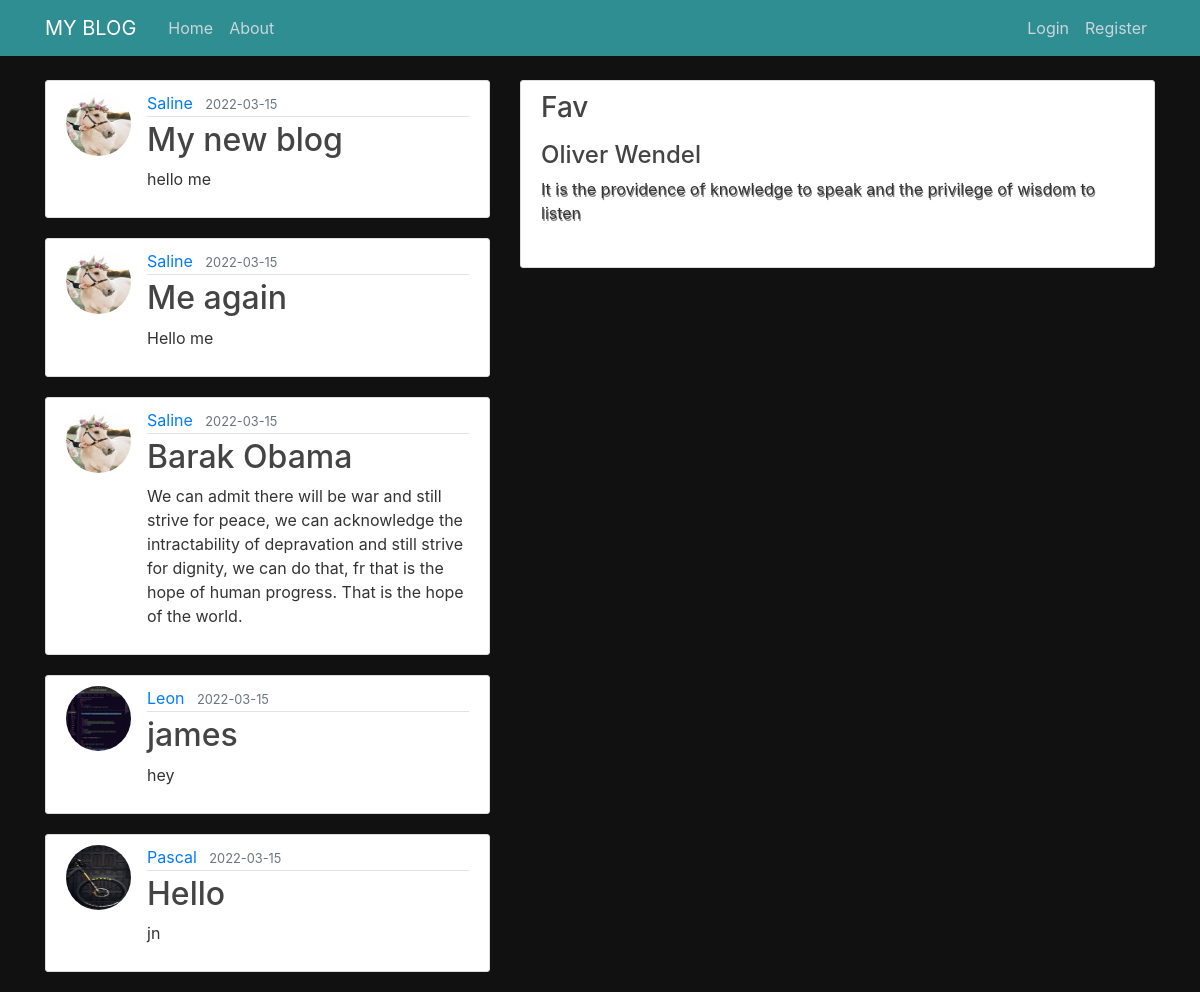
/index, run on the app's committed database.
### blog/models.py (models this page shows, shortened)
class Post(db.Model):
    id = db.Column(db.Integer, primary_key=True)
    title = db.Column(db.String(100), nullable=False)
    date_posted = db.Column(db.DateTime, nullable=False, default=datetime.utcnow)
    content = db.Column(db.Text, nullable=False)
    user_id = db.Column(db.Integer, db.ForeignKey('user.id'), nullable=False)

class User(db.Model, UserMixin):
    id = db.Column(db.Integer, primary_key=True)
    username = db.Column(db.String(20), unique=True, nullable=False)
    email = db.Column(db.String(120), unique=True, nullable=False)
    image_file = db.Column(db.String(20), nullable=False, default='default.jpg')
    password = db.Column(db.String(60), nullable=False)
    posts = db.relationship('Post', backref='author', lazy=True)

### blog/routes.py (the view)
@app.route("/")
@app.route("/index")
def index():
    posts = Post.query.all()
    return render_template('index.html', posts=posts)

### blog/templates/index.html
{% extends "base.html" %}
{% block content %}
    {% for post in posts %}
        <article class="media content-section">
          <img class="rounded-circle article-img" src="{{ url_for('static', filename='pictures/' + post.author.image_file) }}" alt="Profile picture">
          <div class="media-body">
            <div class="article-metadata">
              <a class="mr-2" href="#">{{ post.author.username }}</a>
              <small class="text-muted">{{ post.date_posted.strftime('%Y-%m-%d') }}</small>
            </div>
            <h2><a class="article-title" href="{{ url_for('post', post_id=post.id) }}">{{ post.title }}</a></h2>
            <p class="article-content">{{ post.content }}</p>
          </div>
        </article>
    {% endfor %}
{% endblock content %}

### blog/static/main.css (style rules this page uses)
body { background-color: #111; color: #333333; margin-top: 5rem; }
h1, h2, h3, h4, h5, h6 { color: #444444; }
.content-section { background: #ffffff; padding: 10px 20px; border: 1px solid #dddddd; border-radius: 3px; margin-bottom: 20px; }
.article-title { color: #444444; }
.article-content { white-space: pre-line; }
.article-img { height: 65px; width: 65px; margin-right: 16px; }
.article-metadata { padding-bottom: 1px; margin-bottom: 4px; border-bottom: 1px solid #e3e3e3 }

### data on the page
Post: image_file (picture), author.username "Saline", date_posted "2022-03-15", title "My new blog", content "hello me"
Post: image_file (picture), author.username "Saline", date_posted "2022-03-15", title "Me again", content "Hello me"
Post: image_file (picture), author.username "Saline", date_posted "2022-03-15", title "Barak Obama", content "We can admit there will be war and still strive for peace, we can acknowledge the intractability of depravation and still strive for dignity, we can do that, fr that is the hope of human progress. That is the hope of the world."
Post: image_file (picture), author.username "Leon", date_posted "2022-03-15", title "james", content "hey"
Post: image_file (picture), author.username "Pascal", date_posted "2022-03-15", title "Hello", content "jn"
